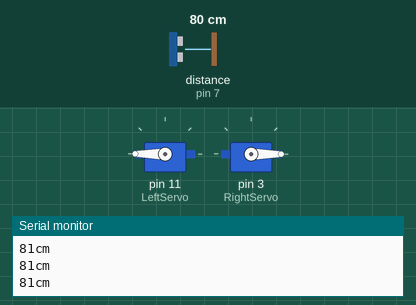
Recording of a sketch running on a simulated Arduino Uno, built with avr-gcc and run on an emulated ATmega328P. Shown: 2 × servo, the last lines printed to the serial monitor. Inputs (shaded band) come from the test bench; at power-on: distance to the obstacle (sensor on pin 7) 80 cm. The echo pulse lasts 58.3 µs per cm.

Above: at 1.3 s.
1.4 s: distance to the obstacle (sensor on pin 7) set to 12 cm
3.2 s: distance to the obstacle (sensor on pin 7) set to 9 cm
At 4.3 s:
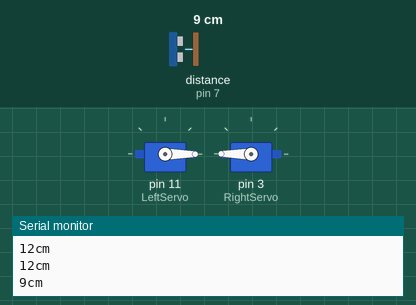
6.2 s: distance to the obstacle (sensor on pin 7) set to 18 cm
7.7 s: distance to the obstacle (sensor on pin 7) set to 2 cm
At 8.7 s:
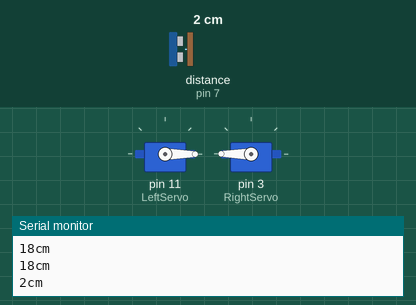
Timing chart, 0 to 11.7 s (numbered marks = the images above; inputs shaded):
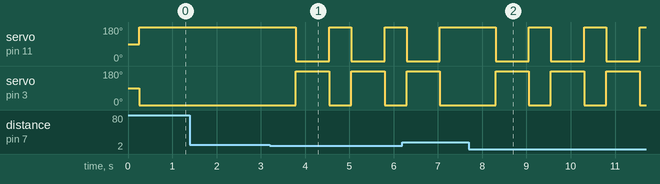

Measured:
- the behaviour switches between 11 and 10 cm on distance to the obstacle (sensor on pin 7) (found by bisection; images 0 and 1)
- after the input at 3.2 s, servo on pin 11 (LeftServo): alternates 180° for 0.50 s and 0° for 0.75 s, starting after 0.59 s; servo on pin 3 (RightServo): alternates 180° for 0.75 s and 0° for 0.50 s, starting after 0.59 s
- after the input at 7.7 s, servo on pin 11 (LeftServo): alternates 180° for 0.50 s and 0° for 0.75 s, starting after 0.60 s; servo on pin 3 (RightServo): alternates 180° for 0.75 s and 0° for 0.50 s, starting after 0.60 s

The sketch:

Lab6.ino
```cpp
// Lab_06 code
// AutonoMouse control

// libraries ...if there is an error saying it doesn't exist... you will need to add the libraries to your arduino IDE
// ... tools -> Manage Libraries -> enter library name -> install
#include <NewPing.h> // makes ultrasonic sensor easier to use
#include <Servo.h>   // for servos

// constants for...
// ...ultrasonic sensor
#define TRIGGER_PIN 6
#define ECHO_PIN 7
#define MAX_DISTANCE 200

// ...left servo
#define LeftServoStop 90 //was 106
#define LeftServoBackward 0
#define LeftServoForward 180 //was 140

// ...right servo
#define RightServoStop 90 //was 111
#define RightServoBackward 180
#define RightServoForward 0

NewPing sonar(TRIGGER_PIN, ECHO_PIN, MAX_DISTANCE);
Servo LeftServo;
Servo RightServo;
unsigned int distance = 0;

void setup() {
  LeftServo.attach(11);
  RightServo.attach(3);
  Serial.begin(9600);
}

void loop() {
  do{
   delay(250);
    distance = sonar.ping_cm();
    Serial.print(distance);
    Serial.println("cm");
    DriveStraight(0);
  }  while (distance > 10 || distance == 0);
  delay(500);
  DriveBackward(500);
}

// various and (optional) functions used in the main "void loop" loop
int DriveStraight(int time){
  LeftServo.write(LeftServoForward);
  RightServo.write(RightServoForward);
  delay(time);
}

int DriveBackward(int time){
  LeftServo.write(LeftServoBackward);
  RightServo.write(RightServoBackward);
  delay(time);
}

int PivotLeft(int time){
  LeftServo.write(LeftServoBackward);
  RightServo.write(RightServoForward);
  delay(time);
}

int PivotRight(int time){
  LeftServo.write(LeftServoForward);
  RightServo.write(RightServoBackward);
  delay(time);
}
```
